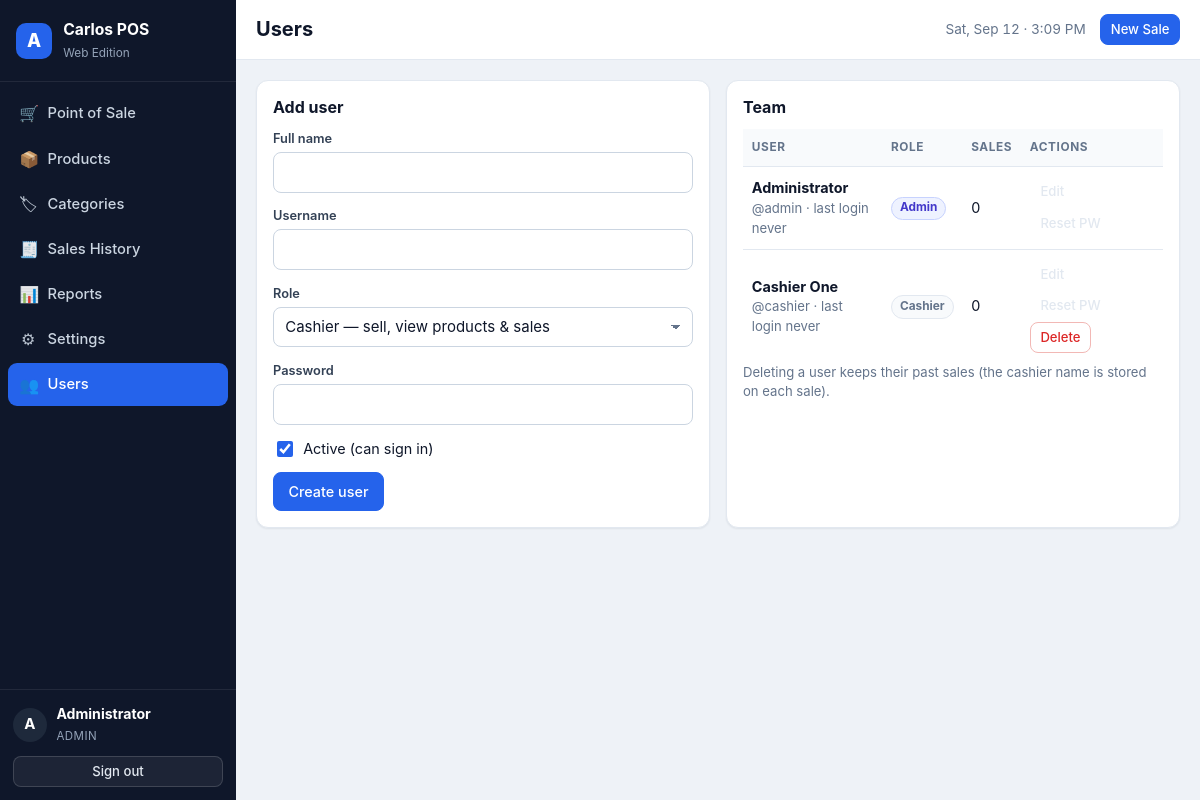
The app's page /index.php?page=users (signed in) with its own data.
### tables this page shows
CREATE TABLE IF NOT EXISTS `users` (
  `id`            INT UNSIGNED NOT NULL AUTO_INCREMENT,
  `name`          VARCHAR(100) NOT NULL,
  `username`      VARCHAR(50)  NOT NULL,
  `password_hash` VARCHAR(255) NOT NULL,
  `role`          ENUM('admin','cashier') NOT NULL DEFAULT 'cashier',
  `active`        TINYINT(1)   NOT NULL DEFAULT 1,
  `last_login`    DATETIME NULL DEFAULT NULL,
  `created_at`    DATETIME NOT NULL DEFAULT CURRENT_TIMESTAMP,
  PRIMARY KEY (`id`),
  UNIQUE KEY `uq_users_username` (`username`)
);

### app/helpers.php (called while the page is built, shortened)
<?php
function e($value)
{
    return htmlspecialchars((string) $value, ENT_QUOTES | ENT_SUBSTITUTE, 'UTF-8');
}
function base_url($path = '')
{
    static $base = null;
    if ($base === null) {
        if (BASE_URL !== '') {
            $base = rtrim(BASE_URL, '/');
        } else {
            $script = $_SERVER['SCRIPT_NAME'] ?? '/index.php';
            $dir    = str_replace('\\', '/', dirname($script));
            $base   = ($dir === '/' || $dir === '.') ? '' : rtrim($dir, '/');
        }
    }
    return $base . '/' . ltrim((string) $path, '/');
}
function asset($path)
{
    return base_url('assets/' . ltrim($path, '/'));
}
function is_post()
{
    return ($_SERVER['REQUEST_METHOD'] ?? 'GET') === 'POST';
}
function get($key, $default = '')
{
    return isset($_GET[$key]) ? (is_string($_GET[$key]) ? trim($_GET[$key]) : $_GET[$key]) : $default;
}
function is_logged_in()
{
    return !empty($_SESSION['user_id']);
}
function current_user()
{
    static $user = false;
    if ($user === false) {
        $user = null;
        if (is_logged_in()) {
            $user = db_one('SELECT id, name, username, role, active FROM users WHERE id = ? AND active = 1',
                           [(int) $_SESSION['user_id']]);
        }
    }
    return $user;
}
function require_login()
{
    current_user();
}
function require_admin()
{
    $u = current_user();
}
function initial($name)
{
    $name = trim((string) $name);
    return function_exists('mb_substr')
        ? mb_strtoupper(mb_substr($name, 0, 1))
        : strtoupper(substr($name, 0, 1));
}

### app/controllers/settings.php (called while the page is built, shortened)
<?php
function users_controller()
{
    $action = get('action', 'list');
    $rows = db_all(
        'SELECT u.*, (SELECT COUNT(*) FROM sales s WHERE s.user_id = u.id) AS sale_count
           FROM users u ORDER BY u.role, u.name'
    );
    return [
        'title' => 'Users',
        'rows'  => $rows,
        'edit'  => ((int) get('id', 0)) ? db_one('SELECT * FROM users WHERE id = ?', [(int) get('id')]) : null,
    ];
}

### app/db.php (called while the page is built, shortened)
<?php
function db()
{
    static $pdo = null;
    if ($pdo === null) {
        $dsn = 'mysql:host=' . DB_HOST . ';dbname=' . DB_NAME . ';charset=' . DB_CHARSET;
        $pdo = new PDO($dsn, DB_USER, DB_PASS, [
            PDO::ATTR_ERRMODE            => PDO::ERRMODE_EXCEPTION,
            PDO::ATTR_DEFAULT_FETCH_MODE => PDO::FETCH_ASSOC,
            PDO::ATTR_EMULATE_PREPARES   => false,
        ]);
    }
    return $pdo;
}
function db_all($sql, $params = [])
{
    $st = db()->prepare($sql);
    $st->execute($params);
    return $st->fetchAll();
}
function db_one($sql, $params = [])
{
    $st = db()->prepare($sql);
    $st->execute($params);
    $row = $st->fetch();
    return $row === false ? null : $row;
}

### app/views/users.php (the view, shortened to what this page needs)
<div class="grid-2">
  <div class="card">
    <div class="card-head"><h3><?= $data['edit'] ? 'Edit user' : 'Add user' ?></h3></div>
    <form method="post" action="<?= e(base_url('index.php?page=users&action=save')) ?>" class="form">
      <label class="field"><span>Full name</span>
        <input class="input" type="text" name="name" required value="<?= e($data['edit']['name'] ?? '') ?>">
      </label>
      <label class="field"><span>Username</span>
        <input class="input" type="text" name="username" required value="<?= e($data['edit']['username'] ?? '') ?>">
      </label>
      <label class="field"><span>Role</span>
        <select class="input" name="role">
          <option value="cashier" <?= ($data['edit']['role'] ?? 'cashier') === 'cashier' ? 'selected' : '' ?>>Cashier — sell, view products &amp; sales</option>
        </select>
      </label>
      <label class="field"><span><?= $data['edit'] ? 'New password (leave blank to keep)' : 'Password' ?></span>
        <input class="input" type="password" name="password" minlength="6" <?= $data['edit'] ? '' : 'required' ?>>
      </label>
      <label class="check">
        <input type="checkbox" name="active" value="1" <?= !isset($data['edit']['active']) || $data['edit']['active'] ? 'checked' : '' ?>>
        <span>Active (can sign in)</span>
      </label>
      <div class="form-actions">
        <button class="btn btn-primary" type="submit"><?= $data['edit'] ? 'Save user' : 'Create user' ?></button>
      </div>
    </form>
  </div>
  <div class="card">
    <div class="card-head"><h3>Team</h3></div>
    <div class="table-wrap">
      <table class="table">
        <thead><tr><th>User</th><th>Role</th><th class="right">Sales</th><th class="right">Actions</th></tr></thead>
        <tbody>
        <?php foreach ($data['rows'] as $u): ?>
          <tr class="<?= $u['active'] ? '' : 'row-voided' ?>">
            <td>
              <strong><?= e($u['name']) ?></strong>
              <div class="muted small">@<?= e($u['username']) ?> · last login <?= e($u['last_login'] ? fmt_date($u['last_login']) : 'never') ?></div>
            </td>
            <td><span class="pill <?= $u['role'] === 'admin' ? 'pill-card' : 'pill-muted' ?>"><?= e(ucfirst($u['role'])) ?></span></td>
            <td class="right"><?= e($u['sale_count']) ?></td>
            <td class="right">
              <a class="btn btn-sm btn-ghost" href="<?= e(base_url('index.php?page=users&action=edit&id=' . $u['id'])) ?>">Edit</a>
              <button class="btn btn-sm btn-ghost" type="button" data-reset-user="<?= e($u['id']) ?>" data-user-name="<?= e($u['name']) ?>">Reset&nbsp;PW</button>
              <?php if ((int) $u['id'] !== (int) current_user()['id']): ?>
                <form method="post" action="<?= e(base_url('index.php?page=users&action=delete')) ?>" class="inline">
                  <button class="btn btn-sm btn-danger" type="submit" data-confirm="Delete user &quot;<?= e($u['name']) ?>&quot;?">Delete</button>
                </form>
              <?php endif; ?>
            </td>
          </tr>
        <?php endforeach; ?>
        </tbody>
      </table>
    </div>
    <p class="muted small">Deleting a user keeps their past sales (the cashier name is stored on each sale).</p>
  </div>
</div>

### app/views/layout/header.php (shortened to what this page needs)
<?php
$user     = $layout === 'app' ? current_user() : null;
$title    = $data['title'] ?? ucfirst($page ?? 'POS');
$navItems = [
    'pos'        => ['Point of Sale', 'cart'],
    'products'   => ['Products',      'box'],
    'categories' => ['Categories',    'tag'],
    'sales'      => ['Sales History', 'receipt'],
    'reports'    => ['Reports',       'chart'],
    'settings'   => ['Settings',      'gear'],
    'users'      => ['Users',         'users'],
];
?>
<!DOCTYPE html>
<html lang="en">
<head>
<link rel="stylesheet" href="<?= e(asset('css/app.css')) ?>">
</head>
<body class="layout-<?= e($layout) ?><?= $page === 'pos' ? ' page-pos' : '' ?>">
<?php if ($layout === 'app'): ?>
<div class="app-shell">
  <aside class="sidebar" id="sidebar">
    <div class="brand">
      <div class="brand-mark">A</div>
      <div class="brand-text">
        <strong>Carlos POS</strong>
        <span>Web Edition</span>
      </div>
    </div>
    <nav class="nav">
      <?php foreach ($navItems as $key => [$label, $icon]): ?>
        <a class="nav-link<?= $page === $key ? ' active' : '' ?>" href="<?= e(base_url('index.php?page=' . $key)) ?>">
          <span class="ico ico-<?= e($icon) ?>" aria-hidden="true"></span>
          <span class="nav-label"><?= e($label) ?></span>
        </a>
      <?php endforeach; ?>
    </nav>
    <div class="sidebar-foot">
      <div class="who">
        <div class="avatar"><?= e(initial($user['name'])) ?></div>
        <div>
          <strong><?= e($user['name']) ?></strong>
          <span class="role"><?= e(ucfirst($user['role'])) ?></span>
        </div>
      </div>
      <a class="btn btn-ghost btn-sm" href="<?= e(base_url('index.php?page=logout')) ?>">Sign out</a>
    </div>
  </aside>
  <div class="main">
    <header class="topbar">
      <div class="topbar-title">
        <h1><?= e($title) ?></h1>
      </div>
      <div class="topbar-meta">
        <span class="clock" id="clock"><?= e(date('D, M d · h:i A')) ?></span>
        <a class="btn btn-primary btn-sm" href="<?= e(base_url('index.php?page=pos')) ?>">New Sale</a>
      </div>
    </header>
    <main class="content">
<?php endif; ?>

### records on screen
users: name "A", name "Administrator", role "ADMIN", username "admin", last_login "never", role "Admin", sale_count "0"
users: name "Cashier One", username "cashier", last_login "never", role "Cashier", sale_count "0"

### other values on screen
$label "Point of Sale"
$label "Products"
$label "Categories"
$label "Sales History"
$label "Reports"
$label "Settings"
$label "Users"
$title "Users"
